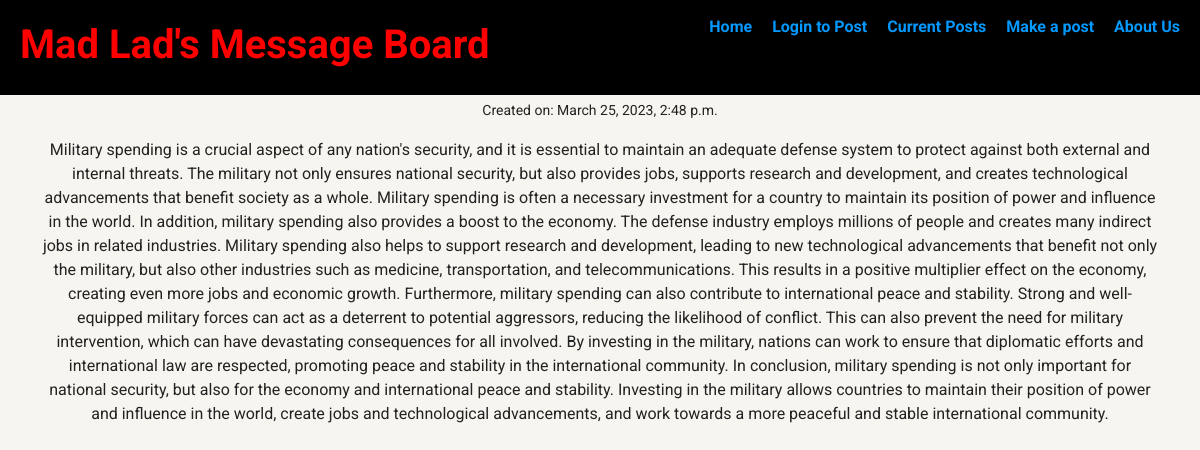
The app's page /posts/4/ with its own data.
### posts/models.py (models this page shows, shortened)
class Post(models.Model):
    title = models.CharField(max_length=256)
    subtitle = models.CharField(max_length=256)
    author = models.ForeignKey("auth.User", on_delete=models.CASCADE, default="default")
    body = models.TextField()
    created_on = models.DateTimeField(auto_now_add=True)

### posts/views.py (the view)
# urls.py: path("<int:pk>/", PostDetailView.as_view(), name="detail"),
class PostDetailView(DetailView):
    template_name = "posts/detail.html"
    model = Post

### templates/posts/detail.html (shortened to what this page needs)
{% extends 'base.html' %}
{% load static %}
{% block content %}
<h1>{{post.title}}</h1>
<h3>{{post.subtitle}}</h3>
<p><small>Created on: {{post.created_on}}</small></p>
<p> {{post.body}} </p>
{% endblock content %}

### static/css/base.css (style rules this page uses)
* { box-sizing: border-box; }
body { margin: 0; padding: 0; text-align: center; font-family: "Roboto", sans-serif; color: #222; background: #f7f5f0; }

### static/css/login.css (style rules this page uses)
h1 { color: red; }

### records on screen
Post: created_on "March 25, 2023, 2:48 p.m.", body "Military spending is a crucial aspect of any nation's security, and it is essential to maintain an adequate defense system to protect against both external and internal threats. The military not only ensures national security, but also provides jobs, supports research and development, and creates technological advancements that benefit society as a whole. Military spending is often a necessary investment for a country to maintain its position of power and influence in the world. In addition, military spending also provides a boost to the economy. The defense industry employs millions of people and creates many indirect jobs in related industries. Military spending also helps to support…"
